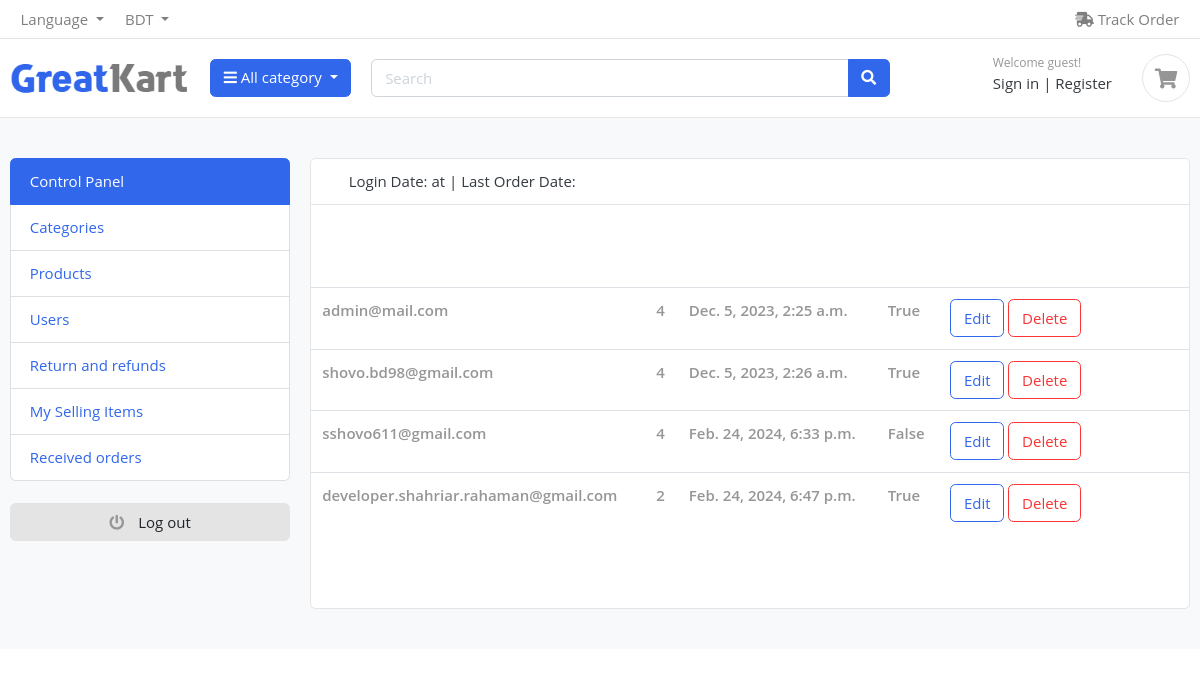
Page /admin_panel/user_list/ on the committed database.
### user_auth/models/user.py (models this page shows, shortened)
class User(AbstractBaseUser, PermissionsMixin):
    ADMIN = 1
    CUSTOMER = 2
    MALE = 1
    FEMALE = 2
    GOOGLE_SIGNUP=1
    GITHUB_SIGNUP=2
    FACEBOOK_SIGNUP=3
    SITE_SIGNUP =4
    ROLE_CHOOSED    =   ((ADMIN, 'admin'),(CUSTOMER, 'customer'),)
    GENDER_CHOOSED  =   ((MALE, 'male'),(FEMALE, 'female'))
    SIGNUP_PLATFORM =   ((GOOGLE_SIGNUP,'Login from Google'),(GITHUB_SIGNUP, 'Login from Github'),(FACEBOOK_SIGNUP,'Login from Facebook'),(SITE_SIGNUP,'Login'),)
    first_name      =   models.CharField(max_length=50, null=True, blank=True)
    last_name       =   models.CharField(max_length=50, null=True, blank=True)
    username        =   models.CharField(max_length=50, unique=True)
    email           =   models.EmailField(max_length=100, unique=True)
    role            =   models.PositiveSmallIntegerField(choices=ROLE_CHOOSED,
                                                                              blank=True, null=True)
    gender_choosed  =   models.PositiveSmallIntegerField(choices=GENDER_CHOOSED,
                                                                              blank=True, null=True)
    sign_up_platform=   models.PositiveSmallIntegerField(choices=SIGNUP_PLATFORM,
                                                                              blank=True, null=True)
    date_joined     =   models.DateTimeField(auto_now_add=True)
    last_login      =   models.DateTimeField(auto_now_add=True)
    created_date    =   models.DateTimeField(auto_now_add=True)
    modify_date     =   models.DateTimeField(auto_now=True)
    is_admin        =   models.BooleanField(default=False)
    is_staff        =   models.BooleanField(default=False)
    is_active       =   models.BooleanField(default=False)
    is_superuser    =   models.BooleanField(default=False)
    USERNAME_FIELD  =   'email'
    objects         =  UserManager()

### admin_panel/views/user/fatch_user.py (the view)
# urls.py: path('user_list/', fatch_user, name='fatch_user'),
def fatch_user(request):
    fatch_all_user = User.objects.all()
    context={
        'users' :fatch_all_user
    }
    return render(request, 'admin/dashboard/user/fatch_user.html', context=context)

### product_categories/views/brand_context_processor.py (called while the page is built)
def brands(request):
    brand_name = Product_Brand.objects.all()
    return {'brand_name': brand_name}

### product_categories/views/category_context_processors.py (called while the page is built)
def categories(request):
    category_name = Product_Categories.objects.all()
    return {'category_name' : category_name}

### system_setting/models/contact.py (called while the page is built)
    def __str__(self) -> str:
        return self.country_name

### system_setting/views/contact_and_details.py (called while the page is built)
def contact_and_details(request):
    get_contact = Contact.objects.first()
    get_product = Products.objects.all()[:4]
    print(get_contact)
    return {'get_contact': get_contact, 'get_product':get_product,}

### templates/admin/dashboard/user/fatch_user.html (shortened to what this page needs)
{% extends 'base/base.html' %}
{% load static %}
{% block headers %}
{% include 'include/main_include_file.html' %}
{% endblock headers %}
{% block body %}
<section class="section-conten padding-y bg">
    <div class="container">
        <div class="row">
        {% include "admin/dashboard/admin_options.html" %}
        <main class="col-md-9">
            <article class="card">
            <header class="card-header">
                <span>Login Date: {{ user.last_login|date:"F j, Y" }} at {{ user.last_login|time:"g:i A" }}</span> |
                <span>Last Order Date: {{order_completed.created}} </span>
            </header>
            <div class="card-body">
            </div>
            <table class="table table-hover">
                {% for user in users %}
                 <tr>
                     <td>
                        <var class="price text-muted">{{user.email}}</var>
                    </td>
                    <td>
                        <var class="price text-muted">{{user.sign_up_platform}}</var>
                    </td>
                    <td>
                        <var class="price text-muted">{{user.created_date}}</var>
                    </td>
                    <td>
                        <var class="price text-muted">{{user.is_active}}</var>
                    </td>
                     <td width="250"> <a href="" class="btn btn-outline-primary">Edit</a> <a href="" class="btn btn-outline-danger"> Delete </a> </td>
                 </tr>
                 {% endfor %}
             </table>
            <div class="table-responsive">
            </div>
            </article>
        </main>
    </div>
    </div>
    </section>
{% endblock body %}

### static/css/ui.css (style rules this page uses)
html { font-family: "Inter", sans-serif; font-size: 15px; }
.padding-y { padding-top: 40px; padding-bottom: 40px; }
var { font-style: normal; }
article:after, .form-group:after { display: block; clear: both; content: ""; }
.bg { background-color: #f8f9fa; }
.price { font-weight: 600; color: #212529; }
* { padding: 0; margin: 0; font-family: 'IBM Plex Sans', sans-serif; }

### static/css/custom.css (style rules this page uses)
* { box-sizing: border-box; padding: 0; margin: 0; font-family: 'Open Sans', sans-serif; }
body { line-height: 1.5; }
@media screen and (min-width: 992px) { .card { display: grid; grid-template-columns: repeat(2, 1fr); grid-gap: 1.5rem; } }

### rows in the picture
User: email "admin@mail.com", sign_up_platform "4", created_date "Dec. 5, 2023, 2:25 a.m.", is_active "True"
User: email "shovo.bd98@gmail.com", sign_up_platform "4", created_date "Dec. 5, 2023, 2:26 a.m.", is_active "True"
User: email "sshovo611@gmail.com", sign_up_platform "4", created_date "Feb. 24, 2024, 6:33 p.m.", is_active "False"
User: email "developer.shahriar.rahaman@gmail.com", sign_up_platform "2", created_date "Feb. 24, 2024, 6:47 p.m.", is_active "True"
